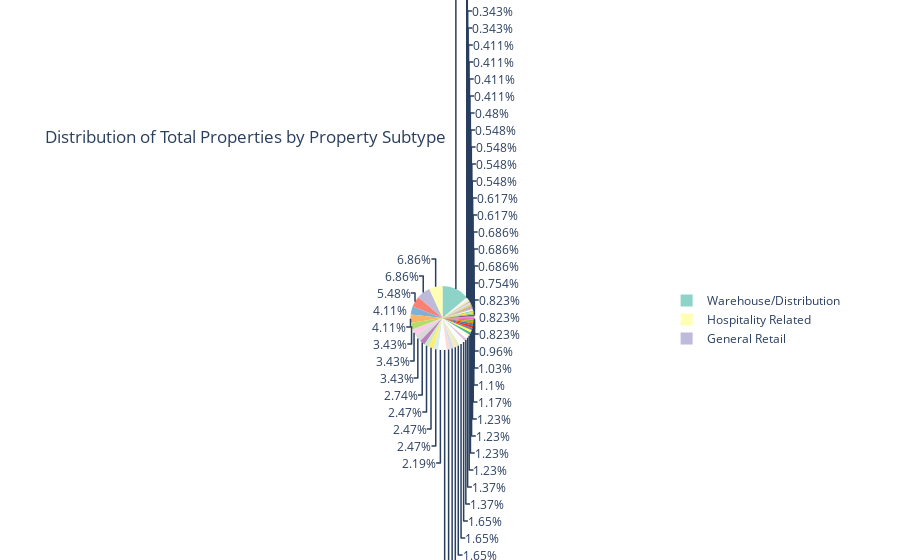

Write notebook code for a chart like this one.
### Code cell
# Create a pie chart for Total_Properties in subtype_coverage_df
import plotly.express as px

# Prepare data for the pie chart
pie_chart_data = subtype_coverage_df[['Property Subtype', 'Total_Properties']]

# Create the pie chart
fig_pie = px.pie(
    pie_chart_data,
    names='Property Subtype',
    values='Total_Properties',
    title='Distribution of Total Properties by Property Subtype',
    color_discrete_sequence=px.colors.qualitative.Set3
)

# Show the pie chart
fig_pie.show()

### Figure 1 — Plotly figure (JSON) as saved in the notebook; plotly's stock layout.template omitted (floating-point values rounded to 4 significant figures)
{"data": [{"domain": {"x": [0, 1], "y": [0, 1]}, "hovertemplate": "Property Subtype=%{label}<br>Total_Properties=%{value}<extra></extra>", "labels": ["Hospitality Related", "Mobile Home Park", "Vacant Land", "Warehouse/Distribution", "Apartments", "Assembly/Meeting Place", "Mixed-Use", "Neighborhood Shopping Center", "Refrigerated/Cold Storage", "Flex/R&D", "Self-Storage", "Communication/Data Center", "Educational/School", "Freestanding", "Fuel & Service Station", "General Retail", "Restaurant/Bar", "Medical/Healthcare", "Parking", "Shopping Centers", "Special Purpose", "Financial Building", "Industrial Outdoor Storage", "Light Industrial", "Heavy Industrial", "Super-Regional Center/Mall", "Transportation", "Hospital/Healthcare Facility", "Student Housing", "Manufacturing", "Senior Housing", "Community Shopping Center", "Inline", "Automotive", "Condominium", "Sports & Recreation", "Business Park", "Community/Recreation Center", "Special Industrial", "Life Science/Lab", "Processing", "Outlet", "Convenience/Strip Center", "Municipality/Public Service", "Drive Thru", "Department Store", "Street Retail/Storefront", "Bank", "Housing (Commercially Owned)", "Creative (e.g. studios, co-work)", "Showroom", "Professional Building", "Funeral/Mortuary", "Day Care Facility", "Live/Work", "Under Construction"], "legendgroup": "", "name": "", "showlegend": true, "type": "pie", "values": [500000, 45000, 400000, 1000000, 300000, 120000, 250000, 150000, 30000, 100000, 55000, 40000, 140000, 180000, 125000, 500000, 300000, 250000, 90000, 200000, 250000, 120000, 60000, 180000, 90000, 1500, 80000, 120000, 35000, 160000, 40000, 100000, 90000, 70000, 60000, 50000, 75000, 30000, 40000, 25000, 30000, 1200, 120000, 60000, 25000, 6000, 180000, 85000, 50000, 40000, 45000, 90000, 20000, 30000, 10000, 50000]}], "layout": {"legend": {"tracegroupgap": 0}, "piecolorway": ["rgb(141,211,199)", "rgb(255,255,179)", "rgb(190,186,218)", "rgb(251,128,114)", "rgb(128,177,211)", "rgb(253,180,98)", "rgb(179,222,105)", "rgb(252,205,229)", "rgb(217,217,217)", "rgb(188,128,189)", "rgb(204,235,197)", "rgb(255,237,111)"], "title": {"text": "Distribution of Total Properties by Property Subtype"}}}
